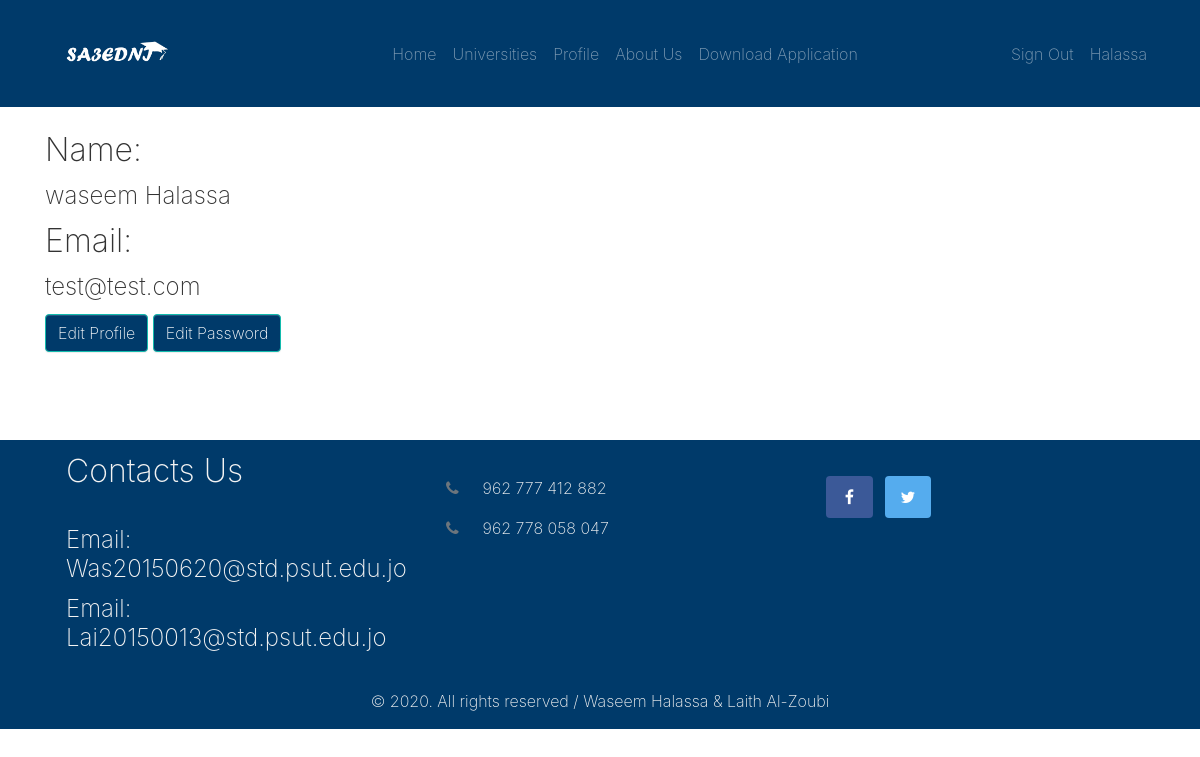
Page /profile (signed in) on the committed database.
### sa3edniApp/models.py (models this page shows)
class Student(models.Model):
    fName = models.CharField(max_length=20)
    lName = models.CharField(max_length=20)
    password = models.CharField(max_length=100)
    email = models.EmailField(primary_key=True)
    streamsOptions = [
        ("Scientific","Scientific"),
        ("Literature","Literature")
    ]
    stream = models.CharField(max_length=25, choices=streamsOptions)
    activated = models.BooleanField(default=False)

### sa3edniApp/views.py (the view)
# urls.py: path('profile', views.profile),
def profile(request):
    if "id" not in request.session:
        return redirect("/signin")
    user = Student.objects.get(pk = request.session["id"])
    data = {"user": user}
    if request.method == "POST":
        user.fName = request.POST["fName"]
        user.lName = request.POST["lName"]
        user.save()
    return render(request, "profile.html",data)

### sa3edniApp/templates/profile.html (shortened to what this page needs)
{% extends "template.html" %}
{% block content %}
  <div class="py-3">
    <div class="container">
      <div class="row">
        <div class="col-md-4">
          <h2 class="">Name:</h2>
          <h4 class="" style="">{{user.fName}} {{user.lName}}</h4>
          <h2 class="">Email:</h2>
          <h4 class="">{{user.email}}</h4>
          <button onclick="document.getElementById('form2').style.display = 'none';document.getElementById('form1').style.display = 'block';" class="btn btn-primary">Edit Profile </button>
          <button onclick="document.getElementById('form1').style.display = 'none';document.getElementById('form2').style.display = 'block';" class="btn btn-primary">Edit Password </button>
        </div>
      </div>
    </div>
  </div>
  <div class="py-3">
  </div>
{% endblock %}

### sa3edniApp/templates/template.html (shortened to what this page needs)
<!DOCTYPE html>
<html>
<head>
  <link rel="stylesheet" href="https://cdnjs.cloudflare.com/ajax/libs/font-awesome/4.7.0/css/font-awesome.min.css" type="text/css">
  <link rel="stylesheet" href="/static/style.css">
</head>
<body>
  <nav class="navbar navbar-expand-md navbar-dark bg-primary">
    <div class="container">
      <a class="navbar-brand" href="/">
          <img src="static/LOGO.png" alt="" style="width:130px;">
      <div class="collapse navbar-collapse" id="navbar19">
        <ul class="navbar-nav mx-auto text-capitalize shadow-none">
          <li class="nav-item"> <a class="nav-link" href="/">Home</a> </li>
          <li class="nav-item"> <a class="nav-link" href="/unis">Universities</a> </li>
          {% if request.session.id %}
          <li class="nav-item"> <a class="nav-link" href="/profile">Profile</a> </li>
          {% endif %}
          <li class="nav-item"> <a class="nav-link" href="/about">About Us</a> </li>
          <li class="nav-item"> <a class="nav-link" href="/download">Download Application</a> </li>
      	</ul>
        <ul class="navbar-nav">
          {% if request.session.id %}
          <li class="nav-item"><a class="nav-link" href="/signout">Sign Out</a></li>
          <li class="nav-item"> <a class="nav-link" href="/profile">{{request.session.name}}</a> </li>
          {% else %}
          <li class="nav-item"><a class="nav-link" href="/signup">Sign Up</a></li>
          <li class="nav-item"><a class="nav-link" href="/signin">Sign In</a></li>
          {% endif %}
        </ul>
    </div>
  </nav>
  {% block content %}
  {% endblock %}
  <body >
  <div class="text-light" style="	background-image: linear-gradient(to bottom, rgb(0, 58, 106), rgb(0, 58, 106));	background-position: top left;	background-size: 100%;	background-repeat: repeat;">
    <div class="container">
      <div class="row">
        <div class="col-md-4 px-4">
          <h2 class="mb-4 pt-2">Contacts Us</h2>
          <h4 class="">Email: Was20150620@std.psut.edu.jo</h4>
          <h4 class="">Email: Lai20150013@std.psut.edu.jo</h4>
        </div>
        <div class="p-4 col-md-4">
          <p> <a href="#" class="text-dark">
              <i class="fa d-inline mr-3 text-muted fa-phone"></i></a>962 777 412 882</p>
          <p> <a href="#" class="text-dark">
              <i class="fa d-inline mr-3 text-muted fa-phone"></i></a>962 778 058 047</p>
        </div>
        <div class="p-4 col-md-4">
          <a class="btn text-white mr-2" href="#" style="background:#3b5998" target="_blank"><i class="fa fa-facebook fa-fw fa-1x py-1"></i></a><a class="btn text-white px-2" href="#" style="background:#55acee" target="_blank"><i class="fa fa-twitter fa-fw fa-1x py-1"></i></a>
        </div>
      </div>
      <div class="row">
        <div class="col-md-12 mt-3">
          <p class="text-center">© 2020. All rights reserved / Waseem Halassa &amp; Laith Al-Zoubi</p>
        </div>
      </div>
    </div>
  </div>
</body>
</html>

### rows in the picture
Student: session.name "Halassa", fName "waseem", lName "Halassa", email "test@test.com"
